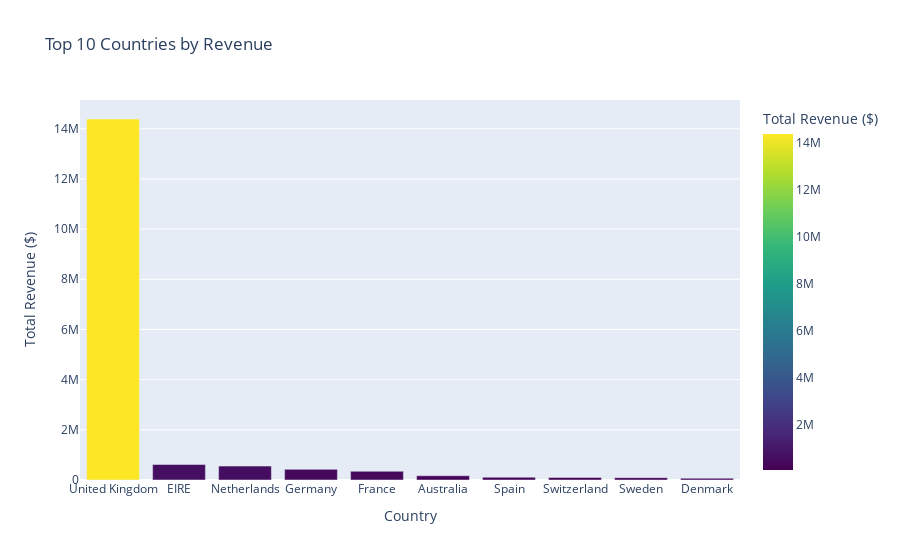

This figure's notebook cell:
### Code cell
# 7. GEOGRAPHICAL ANALYSIS
print("7. GEOGRAPHICAL ANALYSIS")

# Revenue by country
country_revenue = df.groupby('Country')['TotalAmount'].agg(['sum', 'count']).nlargest(10, 'sum')
country_revenue = country_revenue.reset_index()

fig = px.bar(country_revenue, x='Country', y='sum', 
             title='Top 10 Countries by Revenue',
             labels={'sum': 'Total Revenue ($)', 'Country': 'Country'},
             color='sum', color_continuous_scale='viridis')
fig.show()

print("Top 5 Countries by Revenue:")
for i, row in country_revenue.head().iterrows():
    print(f"   {row['Country']}: ${row['sum']:,.2f}")

### Figure 1 — Plotly figure (JSON) as saved in the notebook; plotly's stock layout.template omitted (floating-point values rounded to 4 significant figures)
{"data": [{"hovertemplate": "Country=%{x}<br>Total Revenue ($)=%{marker.color}<extra></extra>", "legendgroup": "", "marker": {"color": [14390000.0, 616600.0, 554000.0, 425000.0, 348800.0, 169300.0, 108300.0, 100100.0, 91520.0, 68580.0], "coloraxis": "coloraxis", "pattern": {"shape": ""}}, "name": "", "orientation": "v", "showlegend": false, "textposition": "auto", "type": "bar", "x": ["United Kingdom", "EIRE", "Netherlands", "Germany", "France", "Australia", "Spain", "Switzerland", "Sweden", "Denmark"], "xaxis": "x", "y": [14390000.0, 616600.0, 554000.0, 425000.0, 348800.0, 169300.0, 108300.0, 100100.0, 91520.0, 68580.0], "yaxis": "y"}], "layout": {"barmode": "relative", "coloraxis": {"colorbar": {"title": {"text": "Total Revenue ($)"}}, "colorscale": [[0, "#440154"], [0.1111, "#482878"], [0.2222, "#3e4989"], [0.3333, "#31688e"], [0.4444, "#26828e"], [0.5556, "#1f9e89"], [0.6667, "#35b779"], [0.7778, "#6ece58"], [0.8889, "#b5de2b"], [1, "#fde725"]]}, "legend": {"tracegroupgap": 0}, "title": {"text": "Top 10 Countries by Revenue"}, "xaxis": {"anchor": "y", "domain": [0, 1], "title": {"text": "Country"}}, "yaxis": {"anchor": "x", "domain": [0, 1], "title": {"text": "Total Revenue ($)"}}}}
